Frame 1 (no input): blank canvas, image omitted
Frame 60 (no input): blank canvas, image omitted
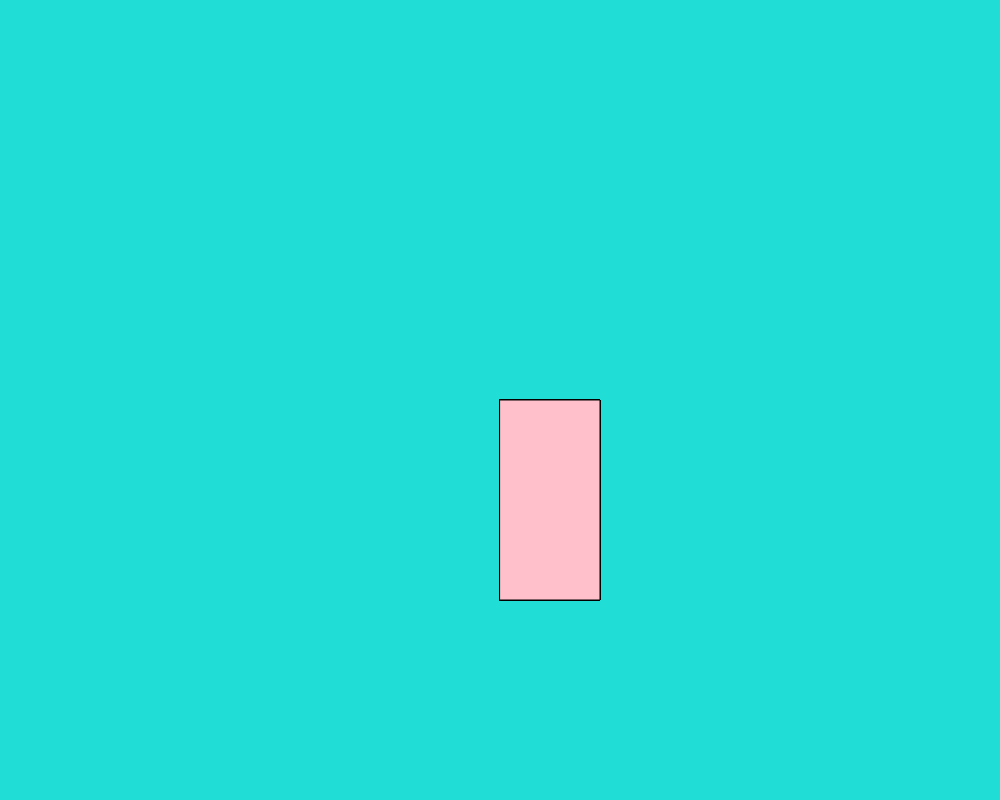
Frame 120 (the mouse pressed at the canvas centre since frame 60)

The p5.js sketch whose frames 1 and 60 were blank and that drew this single picture after the mouse press (run headless with seeded random() and noise() and a simulated clock; from frame 60 on, the mouse is pressed at the canvas centre):

// p5.js sketch
// ── sketch.js
function setup() {
  createCanvas(1000, 800);
 background("rgb(32,221,213)");
} 
function draw() {
  fill('pink');
  stroke('black');
  if (mouseIsPressed)
   rect(mouseX,mouseY,100,200);
} 
